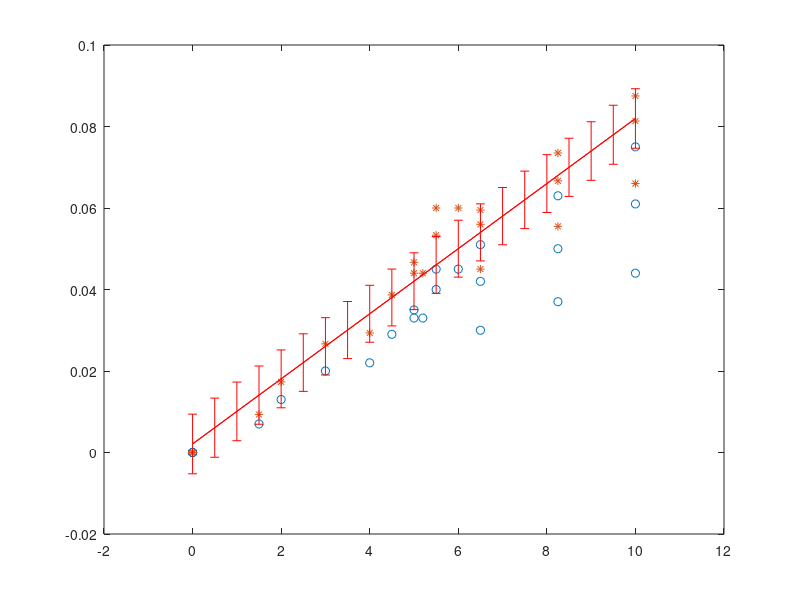

Write the MATLAB code that produced this figure.
% fit des mesure d'efficacite de generation de courant FWCD
clear te0 zeff eta
k = 0;

k = k+1;te0(k) =6.5;zeff(k) = 4;eta(k) = 0.030;
k = k+1;te0(k) =6.5;zeff(k) = 2;eta(k) = 0.051;
k = k+1;te0(k) =6.5;zeff(k) = 3;eta(k) = 0.042;
k = k+1;te0(k) =8.25;zeff(k) = 4;eta(k) = 0.037;
k = k+1;te0(k) =8.25;zeff(k) = 2;eta(k) = 0.063;
k = k+1;te0(k) =8.25;zeff(k) = 3;eta(k) = 0.050;
k = k+1;te0(k) =10.0;zeff(k) = 4;eta(k) = 0.044;
k = k+1;te0(k) =10.0;zeff(k) = 2;eta(k) = 0.075;
k = k+1;te0(k) =10.0;zeff(k) = 3;eta(k) = 0.061;
k = k+1;te0(k) =5.5;zeff(k) = 3;eta(k) = 0.045;
k = k+1;te0(k) =6;zeff(k) = 3;eta(k) = 0.045;
k = k+1;te0(k) =5.5;zeff(k) = 3;eta(k) = 0.04;
k = k+1;te0(k) =5.2;zeff(k) = 3;eta(k) = 0.033;
k = k+1;te0(k) =5;zeff(k) = 3;eta(k) = 0.033;
k = k+1;te0(k) =5;zeff(k) = 3;eta(k) = 0.035;
k = k+1;te0(k) =4.5;zeff(k) = 3;eta(k) = 0.029;
k = k+1;te0(k) =4;zeff(k) = 3;eta(k) = 0.022;
k = k+1;te0(k) =3;zeff(k) = 3;eta(k) = 0.02;
k = k+1;te0(k) =2;zeff(k) = 3;eta(k) = 0.013;
k = k+1;te0(k) =1.5;zeff(k) = 3;eta(k) = 0.007;

% ajout pour le fit avec saturation
k = k+1;te0(k) =0;zeff(k) = 1;eta(k) =0;
k = k+1;te0(k) =0;zeff(k) = 2;eta(k) =0;
k = k+1;te0(k) =0;zeff(k) = 3;eta(k) =0;
k = k+1;te0(k) =0;zeff(k) = 4;eta(k) =0;


eta0 = (5+zeff) ./ 6 .* eta;
[pp,ss] = polyfit(te0,eta0,1)
tex = linspace(0,10,21);
[etax,errx] = polyval(pp,tex,ss);
figure(51);clf
plot(te0,eta,'o',te0,eta0,'*',tex,polyval(pp,tex),'r');
hold on
errorbar(tex,etax,errx,'r');
